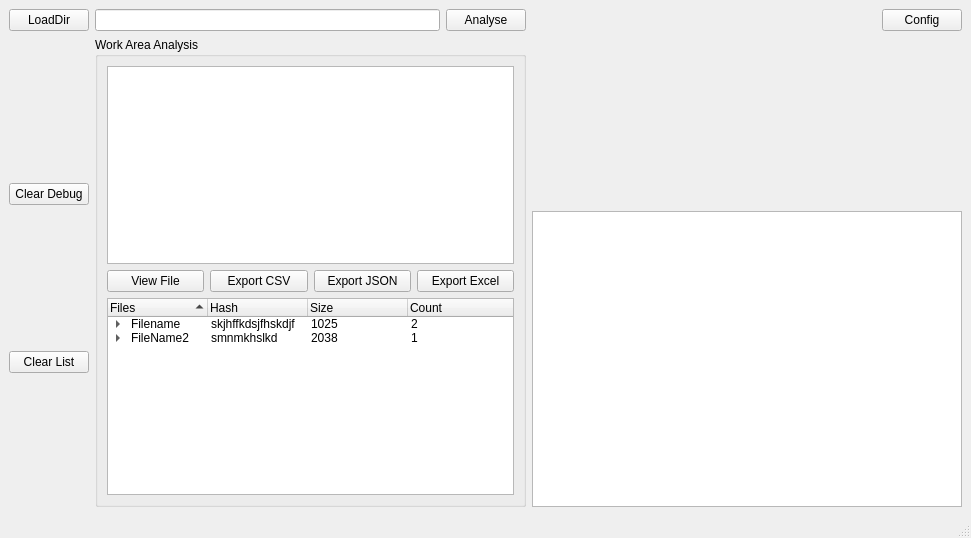
<?xml version="1.0" encoding="UTF-8"?>
<ui version="4.0">
 <class>FileReplicants</class>
 <widget class="QMainWindow" name="FileReplicants">
  <property name="geometry">
   <rect>
    <x>0</x>
    <y>0</y>
    <width>971</width>
    <height>538</height>
   </rect>
  </property>
  <property name="windowTitle">
   <string>File Replicants</string>
  </property>
  <widget class="QWidget" name="centralwidget">
   <layout class="QGridLayout" name="gridLayout_2">
    <item row="1" column="0">
     <layout class="QGridLayout" name="gridLayout">
      <item row="0" column="0">
       <widget class="QPushButton" name="BtnLoadDir">
        <property name="text">
         <string>LoadDir</string>
        </property>
       </widget>
      </item>
      <item row="0" column="2">
       <widget class="QPushButton" name="BtnAnalysis">
        <property name="text">
         <string>Analyse</string>
        </property>
       </widget>
      </item>
      <item row="2" column="0">
       <spacer name="verticalSpacer_3">
        <property name="orientation">
         <enum>Qt::Vertical</enum>
        </property>
        <property name="sizeHint" stdset="0">
         <size>
          <width>20</width>
          <height>40</height>
         </size>
        </property>
       </spacer>
      </item>
      <item row="5" column="0">
       <widget class="QPushButton" name="BtnClearList">
        <property name="text">
         <string>Clear List</string>
        </property>
       </widget>
      </item>
      <item row="0" column="1">
       <widget class="QLineEdit" name="InputWorkDir"/>
      </item>
      <item row="3" column="0">
       <widget class="QPushButton" name="BtnClearDebug">
        <property name="text">
         <string>Clear Debug</string>
        </property>
       </widget>
      </item>
      <item row="0" column="4">
       <widget class="QPushButton" name="BtnConfig">
        <property name="text">
         <string>Config</string>
        </property>
       </widget>
      </item>
      <item row="1" column="1" rowspan="6" colspan="2">
       <widget class="QGroupBox" name="WorkAreaAnalysisGrp">
        <property name="title">
         <string>Work Area Analysis</string>
        </property>
        <layout class="QGridLayout" name="gridLayout_3">
         <item row="1" column="1">
          <widget class="QPushButton" name="BtnExportCSV">
           <property name="text">
            <string>Export CSV</string>
           </property>
          </widget>
         </item>
         <item row="2" column="0" colspan="4">
          <widget class="QTreeWidget" name="FileList">
           <property name="sortingEnabled">
            <bool>true</bool>
           </property>
           <property name="animated">
            <bool>true</bool>
           </property>
           <column>
            <property name="text">
             <string>Files</string>
            </property>
           </column>
           <column>
            <property name="text">
             <string>Hash</string>
            </property>
           </column>
           <column>
            <property name="text">
             <string>Size</string>
            </property>
           </column>
           <column>
            <property name="text">
             <string>Count</string>
            </property>
           </column>
           <item>
            <property name="text">
             <string>FileName2</string>
            </property>
            <property name="text">
             <string>smnmkhslkd</string>
            </property>
            <property name="text">
             <string>2038</string>
            </property>
            <property name="text">
             <string>1</string>
            </property>
            <item>
             <property name="text">
              <string>location</string>
             </property>
             <property name="text">
              <string/>
             </property>
             <property name="text">
              <string/>
             </property>
             <property name="text">
              <string/>
             </property>
            </item>
           </item>
           <item>
            <property name="text">
             <string>Filename</string>
            </property>
            <property name="text">
             <string>skjhffkdsjfhskdjf</string>
            </property>
            <property name="text">
             <string>1025</string>
            </property>
            <property name="text">
             <string>2</string>
            </property>
            <item>
             <property name="text">
              <string>location2</string>
             </property>
             <property name="text">
              <string/>
             </property>
             <property name="text">
              <string/>
             </property>
             <property name="text">
              <string/>
             </property>
            </item>
            <item>
             <property name="text">
              <string>location1</string>
             </property>
             <property name="text">
              <string/>
             </property>
             <property name="text">
              <string/>
             </property>
             <property name="text">
              <string/>
             </property>
            </item>
           </item>
          </widget>
         </item>
         <item row="1" column="3">
          <widget class="QPushButton" name="BtnExportExcel">
           <property name="text">
            <string>Export Excel</string>
           </property>
          </widget>
         </item>
         <item row="1" column="2">
          <widget class="QPushButton" name="BtnExportJson">
           <property name="text">
            <string>Export JSON</string>
           </property>
          </widget>
         </item>
         <item row="1" column="0">
          <widget class="QPushButton" name="BtnViewFile">
           <property name="text">
            <string>View File</string>
           </property>
          </widget>
         </item>
         <item row="0" column="0" colspan="4">
          <widget class="QPlainTextEdit" name="ProcessDebug"/>
         </item>
        </layout>
       </widget>
      </item>
      <item row="6" column="0">
       <spacer name="verticalSpacer">
        <property name="orientation">
         <enum>Qt::Vertical</enum>
        </property>
        <property name="sizeHint" stdset="0">
         <size>
          <width>20</width>
          <height>40</height>
         </size>
        </property>
       </spacer>
      </item>
      <item row="4" column="0">
       <spacer name="verticalSpacer_2">
        <property name="orientation">
         <enum>Qt::Vertical</enum>
        </property>
        <property name="sizeHint" stdset="0">
         <size>
          <width>20</width>
          <height>40</height>
         </size>
        </property>
       </spacer>
      </item>
      <item row="0" column="3">
       <spacer name="horizontalSpacer">
        <property name="orientation">
         <enum>Qt::Horizontal</enum>
        </property>
        <property name="sizeHint" stdset="0">
         <size>
          <width>40</width>
          <height>20</height>
         </size>
        </property>
       </spacer>
      </item>
      <item row="4" column="3" rowspan="3" colspan="2">
       <widget class="QTextEdit" name="textEdit"/>
      </item>
     </layout>
    </item>
   </layout>
  </widget>
  <widget class="QMenuBar" name="menubar">
   <property name="geometry">
    <rect>
     <x>0</x>
     <y>0</y>
     <width>971</width>
     <height>22</height>
    </rect>
   </property>
  </widget>
  <widget class="QStatusBar" name="statusbar"/>
 </widget>
 <resources/>
 <connections/>
</ui>
